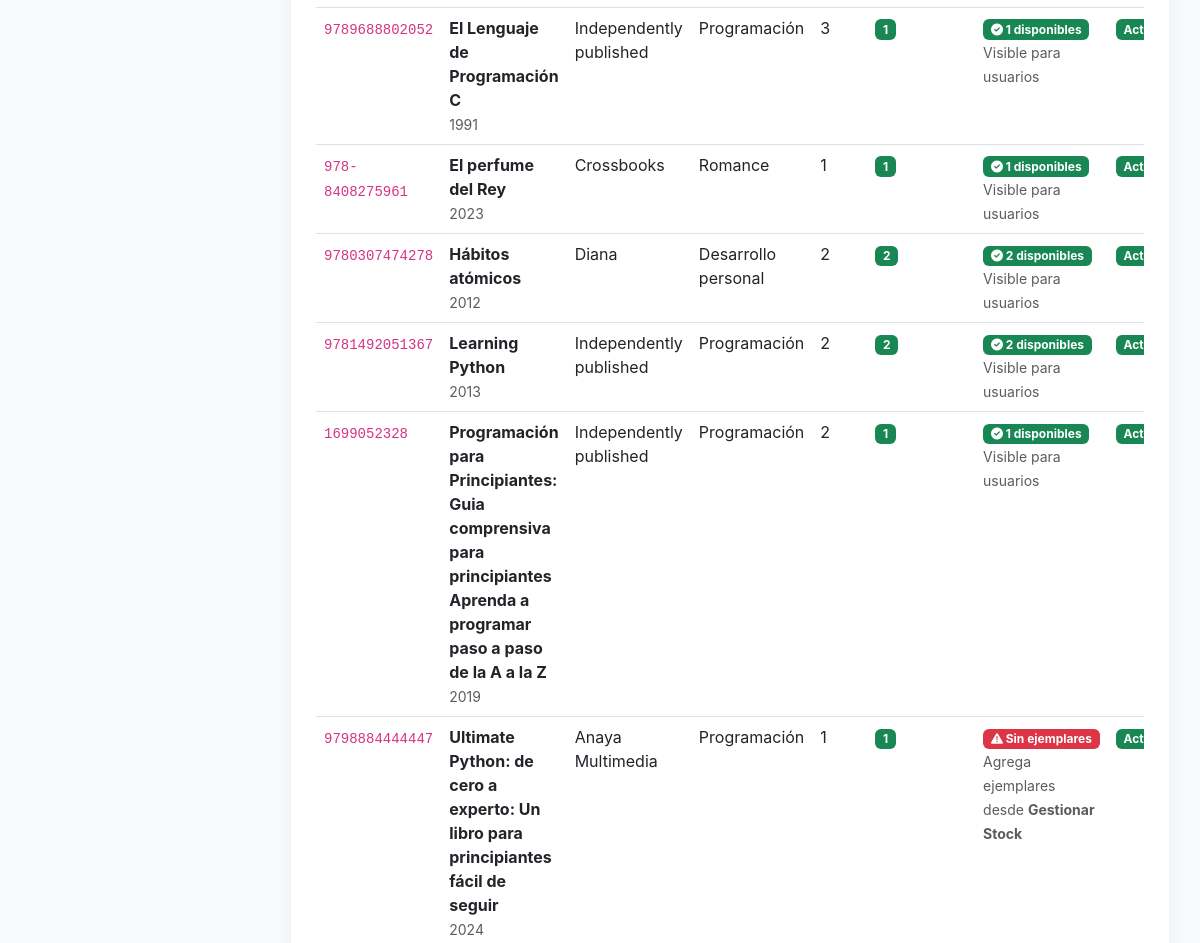
The app's page /catalogo/gestion/libros/ (signed in, middle part), older data.
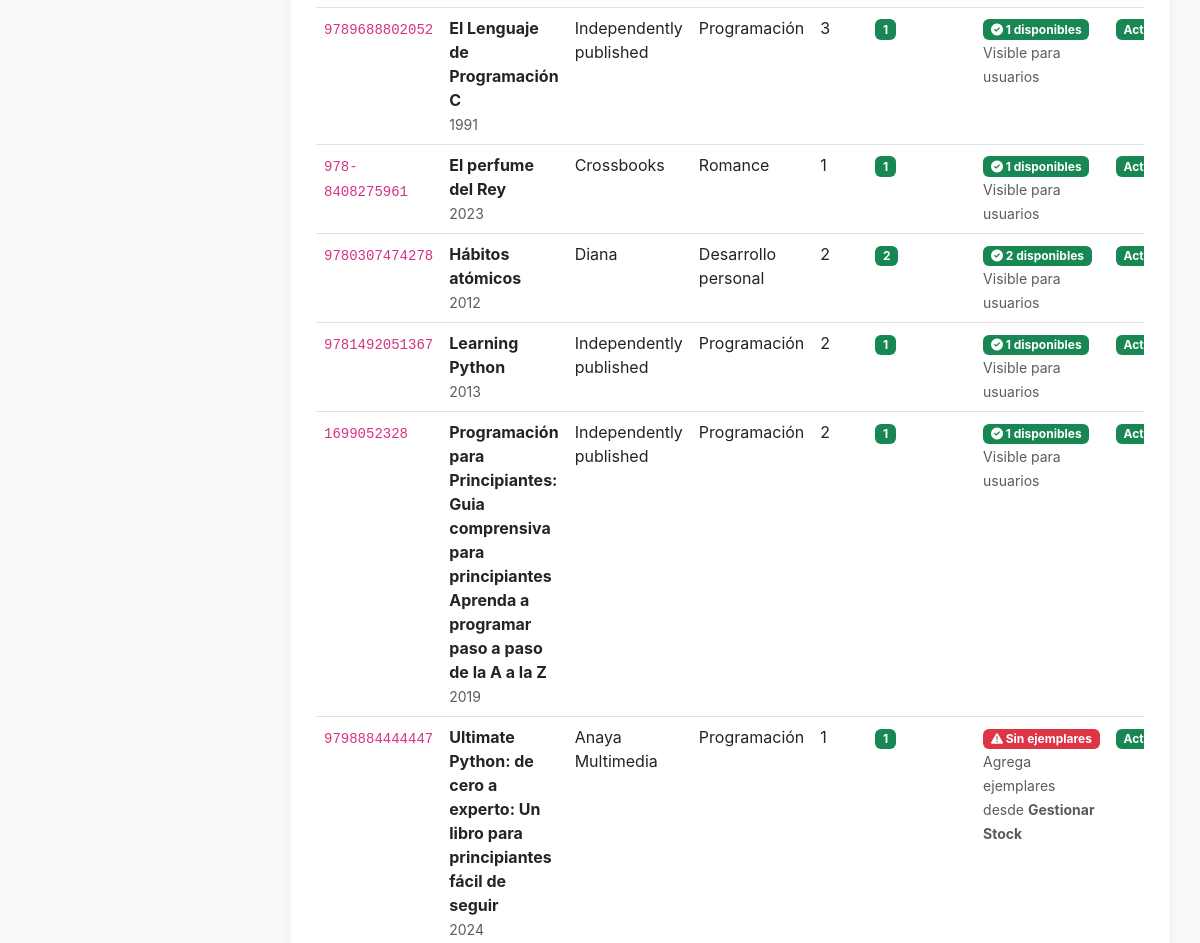
The same page, newer data.
### catalogo/models.py (models this page shows, shortened)
class Libro(models.Model):
    activo = models.BooleanField(default=True, verbose_name="Activo")
    """Libros del catálogo"""
    isbn = models.CharField(
        max_length=20,
        unique=True,
        verbose_name="ISBN"
    )
    titulo = models.CharField(
        max_length=200,
        verbose_name="Título"
    )
    anio_publicacion = models.IntegerField(
        blank=True,
        null=True,
        verbose_name="Año de publicación"
    )
    descripcion = models.TextField(
        blank=True,
        null=True,
        verbose_name="Descripción / Sinopsis",
        help_text="Breve descripción o sinopsis del libro"
    )
    editorial = models.ForeignKey(
        Editorial,
        on_delete=models.PROTECT,
        verbose_name="Editorial"
    )
    categoria = models.ForeignKey(
        Categoria,
        on_delete=models.PROTECT,
        verbose_name="Categoría"
    )
    autores = models.ManyToManyField(
        Autor,
        through='LibroAutor',
        verbose_name="Autores"
    )
    imagen = models.ImageField(
        upload_to='libros/',
        blank=True,
        null=True,
        verbose_name="Imagen de tapa"
    )
    cantidad_total = models.IntegerField(
        default=0,
        verbose_name="Total de ejemplares"
    )
    inventario_disponible = models.IntegerField(
        default=0,
        verbose_name="Ejemplares disponibles"
    )
    class Meta:
        verbose_name = "Libro"
        verbose_name_plural = "Libros"

class Editorial(models.Model):
    nombre = models.CharField(
        max_length=100,
        unique=True,
        verbose_name="Nombre de la editorial"
    )
    class Meta:
        verbose_name = "Editorial"
        verbose_name_plural = "Editoriales"

class Categoria(models.Model):
    nombre = models.CharField(
        max_length=100,
        unique=True,
        verbose_name="Nombre de la categoría"
    )
    class Meta:
        verbose_name = "Categoría"
        verbose_name_plural = "Categorías"
        ordering = ['nombre']

### catalogo/views.py (the view)
# urls.py: path('gestion/libros/', views.gestionar_libros, name='gestionar_libros'),
@staff_member_required
def gestionar_libros(request):
    libros = Libro.objects.all().select_related('editorial', 'categoria').order_by('-activo', 'titulo')
    for libro in libros:
        libro.tiene_ejemplares_disponibles = Ejemplar.objects.filter(
            libro=libro,
            disponibilidad='DISPONIBLE'
        ).exists()
        libro.ejemplares_disponibles_count = Ejemplar.objects.filter(
            libro=libro,
            disponibilidad='DISPONIBLE'
        ).count()
    filtro = request.GET.get('filtro', '')
    if filtro == 'activos':
        libros = libros.filter(activo=True)
    elif filtro == 'inactivos':
        libros = libros.filter(activo=False)
    search = request.GET.get('search', '')
    if search:
        libros = libros.filter(titulo__icontains=search)
    context = {
        'libros': libros,
        'search': search,
        'filtro': filtro,
    }
    return render(request, 'bibliotecario/libros_lista.html', context)

### templates/bibliotecario/libros_lista.html (shortened to what this page needs)
{% extends 'base/menu_bibliotecario.html' %}
{% block main_content %}
<div class="card">
    <div class="card-body p-0">
        <div class="table-responsive">
            <table class="table table-hover mb-0">
                <tbody>
                    {% for libro in libros %}
                    <tr>
                        <td><code>{{ libro.isbn }}</code></td>
                        <td>
                            <strong>{{ libro.titulo }}</strong><br>
                            <small class="text-muted">{{ libro.anio_publicacion }}</small>
                        </td>
                        <td>{{ libro.editorial.nombre }}</td>
                        <td>{{ libro.categoria.nombre }}</td>
                        <td>{{ libro.cantidad_total }}</td>
                        <td>
                            {% if libro.activo %}
                                {% if libro.inventario_disponible > 0 %}
                                    <span class="badge bg-success">{{ libro.inventario_disponible }}</span>
                                {% else %}
                                    <span class="badge bg-warning">0</span>
                                {% endif %}
                            {% else %}
                                <span class="badge bg-secondary">N/A</span>
                            {% endif %}
                        </td>
                        <td>
                            {% if libro.tiene_ejemplares_disponibles %}
                                <span class="badge bg-success">
                                    <i class="fas fa-check-circle"></i> {{ libro.ejemplares_disponibles_count }} disponibles
                                </span>
                                <br>
                                <small class="text-muted">Visible para usuarios</small>
                            {% else %}
                                <span class="badge bg-danger">
                                    <i class="fas fa-exclamation-triangle"></i> Sin ejemplares
                                </span>
                                <br>
                                <small class="text-muted">Agrega ejemplares desde <strong>Gestionar Stock</strong></small>
                            {% endif %}
                        </td>
                        <td>
                            {% if libro.activo %}
                                <span class="badge bg-success">Activo</span>
                            {% else %}
                                <span class="badge bg-danger">Dado de baja</span>
                            {% endif %}
                        </td>
                    </tr>
                    {% endfor %}
                </tbody>
            </table>
        </div>
    </div>
</div>
{% endblock %}

Row changes from the older to the newer data that the page shows:
changed Libro "Learning Python": inventario_disponible "2" → "1"; ejemplares_disponibles_count "2" → "1"
